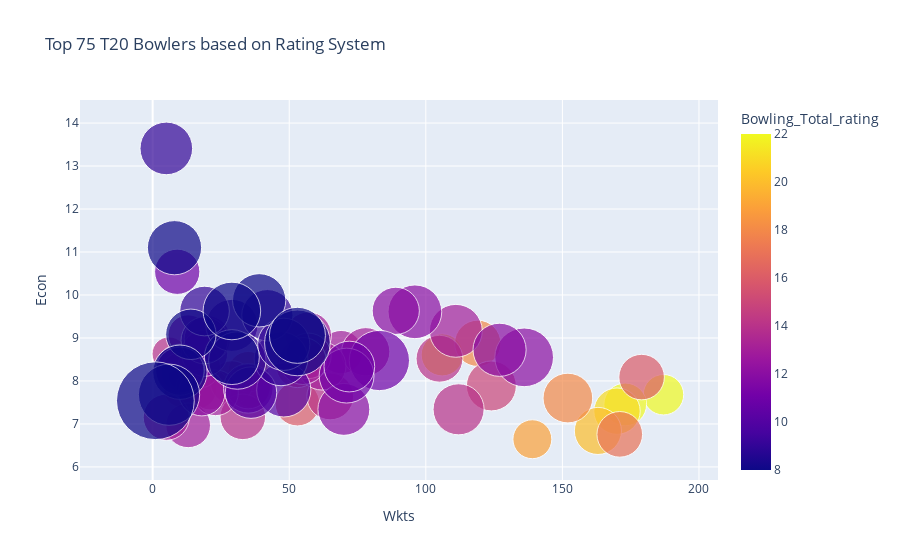

Here is the notebook cell this chart was saved with:
### Code cell
df_bowling_rating_system = df_bowling_rating.sort_values(by='Bowling_Total_rating', ascending=False)[:75]
px.scatter(df_bowling_rating_system, x="Wkts", y="Econ",
           size="Avg", color="Bowling_Total_rating", hover_name="Player", size_max=55,title="Top 75 T20 Bowlers based on Rating System")

### Figure 1 — Plotly figure (JSON) as saved in the notebook; plotly's stock layout.template omitted (floating-point values rounded to 4 significant figures)
{"data": [{"hovertemplate": "<b>%{hovertext}</b><br><br>Wkts=%{x}<br>Econ=%{y}<br>Avg=%{marker.size}<br>Bowling_Total_rating=%{marker.color}<extra></extra>", "hovertext": ["Yuzvendra Chahal", "Amit Mishra", "Bhuvneshwar Kumar", "Kagiso Rabada", "Sunil Narine", "Rashid Khan", "Ravindra Jadeja", "Mohit Sharma", "Ravichandran Ashwin", "Mitchell Marsh", "Naveen-ul-Haq", "Ravi Bishnoi", "Wanindu Hasaranga", "Piyush Chawla", "Akash Madhwal", "Mark Wood", "Anrich Nortje", "Sandeep Sharma", "Noor Ahmad", "Michael Bracewell", "Rahul Chahar", "Nitish Rana", "Adam Zampa", "Matheesha Pathirana", "Mohsin Khan", "Moeen Ali", "Wayne Parnell", "Trent Boult", "Axar Patel", "Harshal Patel", "Karn Sharma", "Mitchell Santner", "Mohammed Siraj", "Varun Chakaravarthy", "Maheesh Theekshana", "Anukul Roy", "Arshdeep Singh", "Khaleel Ahmed", "Avesh Khan", "Yash Thakur", "Andre Russell", "Krunal Pandya", "Shardul Thakur", "Umesh Yadav", "Harpreet Brar", "Mohammad Shami", "Ishant Sharma", "Vyshak Vijaykumar", "Marco Jansen", "Josh Hazlewood", "Kuldeep Yadav", "Chetan Sakariya", "Deepak Chahar", "Kumar Kartikeya Singh", "Jofra Archer", "Jason Behrendorff", "Suyash Sharma", "Washington Sundar", "Umran Malik", "Mustafizur Rahman", "Arshad Khan", "Riley Meredith", "Sam Curran", "Glenn Maxwell", "T Natarajan", "Marcus Stoinis", "Mayank Markande", "Liam Livingstone", "Alzarri Joseph", "Lalit Yadav", "Chris Jordan", "David Willey", "Mayank Dagar", "Hardik Pandya", "Jason Holder"], "legendgroup": "", "marker": {"color": [22, 22, 21, 21, 20, 19, 18, 18, 17, 16, 16, 16, 16, 16, 15, 15, 15, 15, 14, 14, 14, 14, 14, 14, 14, 14, 14, 14, 14, 13, 13, 13, 13, 13, 13, 13, 13, 13, 13, 12, 12, 12, 12, 12, 12, 12, 11, 11, 11, 11, 11, 11, 11, 10, 10, 10, 10, 10, 9, 9, 9, 9, 9, 9, 9, 8, 8, 8, 8, 8, 8, 8, 8, 8, 8], "coloraxis": "coloraxis", "size": [22.49, 25.04, 29.53, 24.25, 30.47, 20.81, 33.86, 29.39, 28.61, 22.51, 19.9, 27.33, 22.59, 28.45, 15.64, 11.81, 24.84, 34.26, 23.06, 15.83, 29.97, 20, 25.59, 22.76, 24.86, 28.45, 27.09, 30.13, 35.8, 38.36, 25.77, 27.38, 31.92, 31.52, 28.69, 29.22, 29.41, 28.45, 30.25, 22.23, 39.61, 36.98, 30.53, 47.27, 29.51, 38.76, 49.83, 28.11, 29.45, 33.7, 41.3, 29.36, 35.29, 32.9, 40.34, 30.32, 32.1, 36.38, 37.19, 39.65, 38, 33.77, 36.02, 45.21, 37.41, 38.97, 41.38, 40.33, 34.92, 40.58, 45.54, 51.5, 83, 59.32, 43.07], "sizemode": "area", "sizeref": 0.02744, "symbol": "circle"}, "mode": "markers", "name": "", "orientation": "v", "showlegend": false, "type": "scatter", "x": [187, 173, 170, 106, 163, 139, 152, 119, 171, 36, 11, 53, 35, 179, 14, 11, 53, 124, 16, 6, 65, 10, 29, 21, 17, 33, 35, 105, 112, 111, 69, 13, 78, 62, 23, 5, 57, 57, 55, 13, 96, 70, 89, 136, 18, 127, 83, 9, 19, 35, 71, 20, 72, 10, 48, 19, 10, 36, 29, 47, 5, 19, 42, 31, 48, 39, 29, 8, 14, 10, 29, 6, 1, 53, 53], "xaxis": "x", "y": [7.68, 7.454, 7.298, 8.607, 6.837, 6.644, 7.602, 8.876, 6.758, 7.852, 7.82, 7.473, 8.215, 8.09, 8.58, 8.12, 8.34, 7.885, 7.82, 8.63, 7.64, 8.207, 7.967, 7.8, 8.33, 7.165, 7.868, 8.517, 7.34, 9.166, 8.671, 6.968, 8.68, 8.346, 7.725, 7.157, 9.066, 8.584, 8.464, 9.07, 9.609, 7.339, 9.631, 8.549, 7.727, 8.725, 8.475, 10.54, 8.647, 7.827, 8.124, 8.98, 8.335, 8.285, 7.792, 8.945, 8.23, 7.729, 9.293, 8.514, 13.41, 9.627, 9.53, 8.476, 8.852, 9.876, 8.555, 11.1, 9.085, 8.203, 9.628, 7.68, 7.54, 8.886, 9.061], "yaxis": "y"}], "layout": {"coloraxis": {"colorbar": {"title": {"text": "Bowling_Total_rating"}}, "colorscale": [[0, "#0d0887"], [0.1111, "#46039f"], [0.2222, "#7201a8"], [0.3333, "#9c179e"], [0.4444, "#bd3786"], [0.5556, "#d8576b"], [0.6667, "#ed7953"], [0.7778, "#fb9f3a"], [0.8889, "#fdca26"], [1, "#f0f921"]]}, "legend": {"itemsizing": "constant", "tracegroupgap": 0}, "title": {"text": "Top 75 T20 Bowlers based on Rating System"}, "xaxis": {"anchor": "y", "domain": [0, 1], "title": {"text": "Wkts"}}, "yaxis": {"anchor": "x", "domain": [0, 1], "title": {"text": "Econ"}}}}
